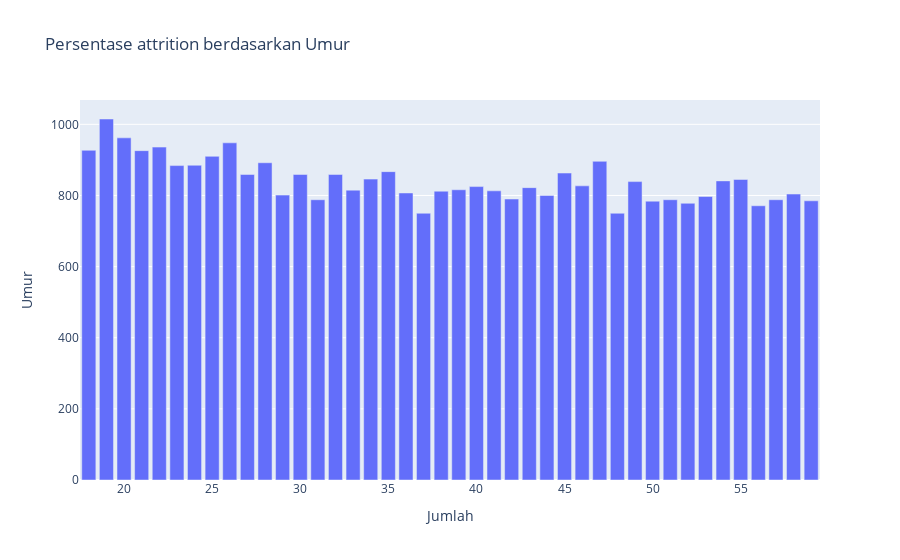

Notebook cell for this chart:
### Code cell
hist_chart_att("Age","Persentase attrition berdasarkan Umur","Jumlah","Umur")

### Figure 1 — Plotly figure (JSON) as saved in the notebook; plotly's stock layout.template omitted (floating-point values rounded to 4 significant figures)
{"data": [{"hovertemplate": "Jumlah=%{x}<br>Umur=%{y}<extra></extra>", "legendgroup": "", "marker": {"color": "#636efa", "pattern": {"shape": ""}}, "name": "", "orientation": "v", "showlegend": false, "textposition": "auto", "type": "bar", "x": [18, 19, 20, 21, 22, 23, 24, 25, 26, 27, 28, 29, 30, 31, 32, 33, 34, 35, 36, 37, 38, 39, 40, 41, 42, 43, 44, 45, 46, 47, 48, 49, 50, 51, 52, 53, 54, 55, 56, 57, 58, 59], "xaxis": "x", "y": [927, 1015, 962, 926, 936, 884, 885, 910, 948, 859, 892, 801, 859, 788, 859, 815, 846, 867, 807, 750, 812, 816, 825, 813, 790, 822, 800, 863, 827, 896, 750, 839, 784, 788, 778, 797, 841, 845, 771, 788, 804, 785], "yaxis": "y"}], "layout": {"barmode": "relative", "legend": {"tracegroupgap": 0}, "title": {"text": "Persentase attrition berdasarkan Umur"}, "xaxis": {"anchor": "y", "domain": [0, 1], "title": {"text": "Jumlah"}}, "yaxis": {"anchor": "x", "domain": [0, 1], "title": {"text": "Umur"}}}}
